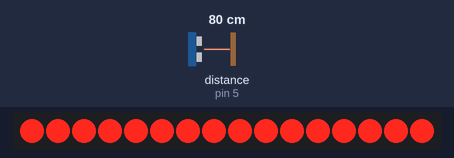
This sketch was run on a simulated Arduino Uno, built with avr-gcc and run on an emulated ATmega328P. Parts: 16 shift-register outputs drawn as a row of LEDs (first output left, lit = HIGH). Wiring (inferred from the names in the program): ultrasonic range finder: trigger pin 4; echo pin 5; 2 × shift register (74HC595): data pin 11; shift clock pin 12; latch pin 8. Wiring (inferred from the signals the program sends): row of LEDs: on Q0, Q1, Q2, Q3, Q4, Q5, Q6, Q7, Q8, Q9, Q10, Q11, Q12, Q13, Q14, Q15. The inputs (shaded band) are chosen by the test bench; at power-on: distance to the obstacle (sensor on pin 5) 80 cm. The echo pulse lasts 58.3 µs per cm.

Above: at 1.2 s.
1.3 s: distance to the obstacle (sensor on pin 5) set to 2 cm
At 2.4 s:
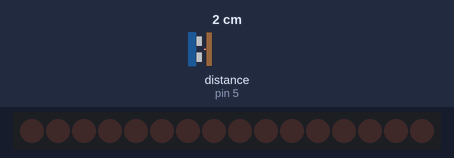
2.8 s: distance to the obstacle (sensor on pin 5) set to 18 cm
At 4.8 s:
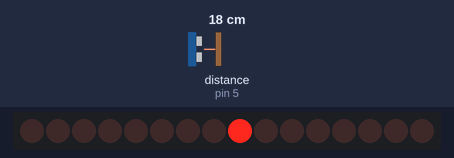
5.1 s: distance to the obstacle (sensor on pin 5) set to 35 cm
At 6.3 s:
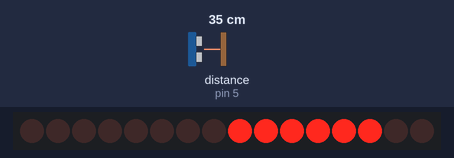
6.6 s: distance to the obstacle (sensor on pin 5) set to 60 cm
At 7.7 s:
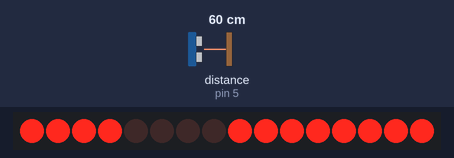
8.1 s: distance to the obstacle (sensor on pin 5) set to 4 cm
At 8.8 s:
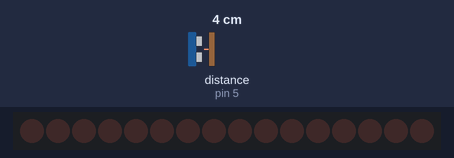
9.6 s: distance to the obstacle (sensor on pin 5) set to 120 cm
At 10.3 s:
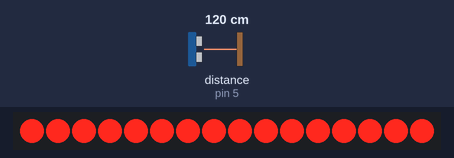
Timing chart, 0 to 12.1 s (numbered marks = the images above; inputs shaded):
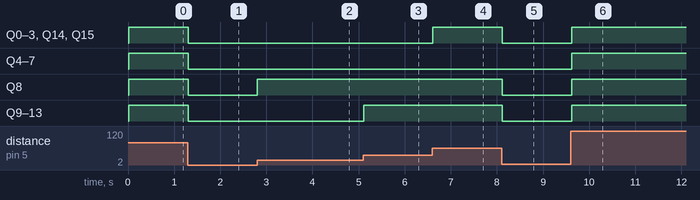

Measured:
- after the input at 1.3 s, Q0–15: HIGH → LOW at once
- after the input at 2.8 s, Q8: LOW → HIGH at once
- after the input at 5.1 s, Q9–13: LOW → HIGH at once
- after the input at 6.6 s, Q0–3, Q14, Q15: LOW → HIGH at once
- after the input at 8.1 s, Q0–3, Q8–15: HIGH → LOW at once
- after the input at 9.6 s, Q0–15: LOW → HIGH at once

The sketch:

led_control_2.ino
```cpp
int latchPin = 8;
int clockPin = 12;
int dataPin = 11;

int trigPin = 4;    // Trigger
int echoPin = 5;    // Echo

int numberOfLED;

long distanceOfCM; // distance in unit cm
long duration; // original return value of distance sensor

int numOfRegisters = 2;
byte* registerState;

long effectId = 0;
long prevEffect = 0;
long effectRepeat = 0;
long effectSpeed = 30;

void setup() {
  Serial.begin (9600);
  //Define inputs and outputs
  pinMode(trigPin, OUTPUT);
  pinMode(echoPin, INPUT);// this part for distance sensor

  //Initialize array, this part for LED control
  registerState = new byte[numOfRegisters];
  for (size_t i = 0; i < numOfRegisters; i++) {
    registerState[i] = 0;
  }

  //set pins to output so you can control the shift register
  pinMode(latchPin, OUTPUT);
  pinMode(clockPin, OUTPUT);
  pinMode(dataPin, OUTPUT);

  for (int i = 0; i < 16; i++) {
    regWrite(i, LOW);
  }
}

void loop() {
  distanceOfCM = getDistance();//get distance in unit cm
  LEDControl(distanceOfCM);
}

long getDistance()
{
  digitalWrite(trigPin, LOW);
  delayMicroseconds(5);
  digitalWrite(trigPin, HIGH);
  delayMicroseconds(10);
  digitalWrite(trigPin, LOW);

  // Read the signal from the sensor: a HIGH pulse whose
  // duration is the time (in microseconds) from the sending
  // of the ping to the reception of its echo off of an object.
  pinMode(echoPin, INPUT);
  duration = pulseIn(echoPin, HIGH);

  // Convert the time into a distance
  long cm = (duration/2) / 29.1;     // Divide by 29.1 or multiply by 0.0343
  return cm;
}

void LEDControl(int distanceOfCM)
{
  //need a function to get distance in unit cm
  if (distanceOfCM > 74) {
    for (int i = 0; i < 16; i++) {
      regWrite(i, HIGH);
    }
  }

  // linear equation between LED pin number and distance. Detecting distance range between 20cm to 52cm
  numberOfLED = (distanceOfCM - 10) / 4;
  for (int j = 0; j < numberOfLED; j++) {
    regWrite(j, HIGH);
  }//turn on LED from number 0 to parameter "numberOfLED"
  for (int k = numberOfLED; k < 16; ++k) {
    regWrite(k, LOW);
  }//turn off LED from parameter "numberOfLED" to 16
}

void regWrite(int pin, bool state) {
  //Determines register
  int reg = pin / 8;
  //Determines pin for actual register
  int actualPin = pin - (8 * reg);

  //Begin session
  digitalWrite(latchPin, LOW);

  for (int i = 0; i < numOfRegisters; i++) {
    //Get actual states for register
    byte* states = &registerState[i];

    //Update state
    if (i == reg) {
      bitWrite(*states, actualPin, state);
    }

    //Write
    shiftOut(dataPin, clockPin, MSBFIRST, *states);
  }

  //End session
  digitalWrite(latchPin, HIGH);
}
```
